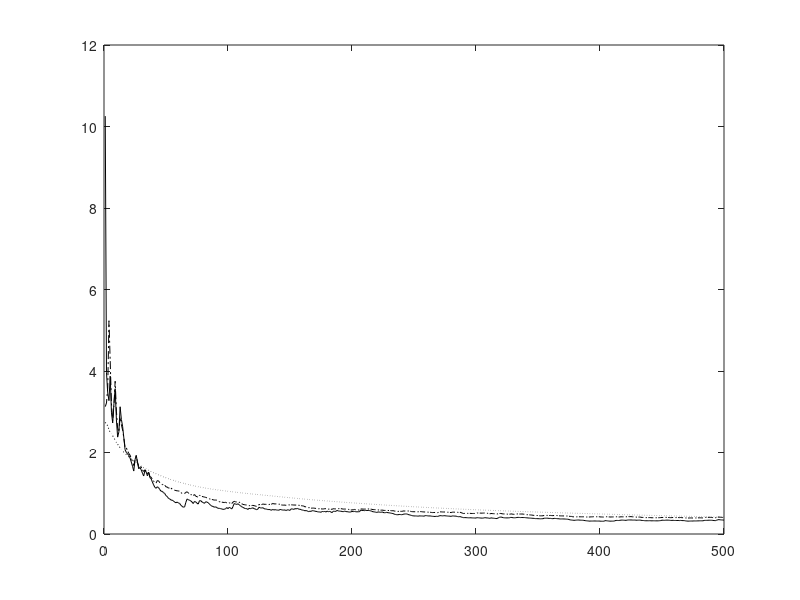

Source code (MATLAB): (Note: this script raises an error after producing the figure.)
% This code is written to support the experiments in the book titled:
% Adaptive Machine Learning Algorithms with Python
% by
% Chanchal Chatterjee
% December 2021
% A^(-1/2) - Comparison of Adaptive Square Root of A Algorithms

function A2;

clear all;
close all;

% Number of samples N and dimension D
nSamples = 500;
nDim     = 10;
nEpochs  = 1;
randn('state',0);

% Generate the covX random matrices
covX = 3*...
[ 0.0910   0.0380  -0.0530  -0.0050   0.0100  -0.1360   0.1550   0.0300   0.0020   0.0320 ; ...
  0.0380   0.3730   0.0180  -0.0280  -0.0110  -0.3670   0.1540  -0.0570  -0.0310  -0.0650 ; ...
 -0.0530   0.0180   1.4300   0.0170   0.0550  -0.4500  -0.0380  -0.2980  -0.0410  -0.0300 ; ...
 -0.0050  -0.0280   0.0170   0.0840  -0.0050   0.0160   0.0420  -0.0220   0.0010   0.0050 ; ...
  0.0100  -0.0110   0.0550  -0.0050   0.0710   0.0880   0.0580  -0.0690  -0.0080   0.0030 ; ...
 -0.1360  -0.3670  -0.4500   0.0160   0.0880   5.7200  -0.5440  -0.2480   0.0050   0.0950 ; ...
  0.1550   0.1540  -0.0380   0.0420   0.0580  -0.5440   2.7500  -0.3430  -0.0110  -0.1200 ; ...
  0.0300  -0.0570  -0.2980  -0.0220  -0.0690  -0.2480  -0.3430   1.4500   0.0780   0.0280 ; ...
  0.0020  -0.0310  -0.0410   0.0010  -0.0080   0.0050  -0.0110   0.0780   0.0670   0.0150 ; ...
  0.0320  -0.0650  -0.0300   0.0050   0.0030   0.0950  -0.1200   0.0280   0.0150   0.3410 ];

% Compute data
[V1,D1] = eig(covX);
[d,in] = sort(diag(D1));
V = zeros(nDim,nDim);
D = zeros(nDim,nDim);
for i = 1 : nDim
    V(:,i) = V1(:,in(nDim+1-i));
    D(i,i) = D1(in(nDim+1-i),in(nDim+1-i));
end
x(1:nDim, 1:nSamples) = V * sqrt(D) * randn(nDim,nSamples);

% Compute Corrl matrix and eigen vectors
corX = zeros(nDim,nDim);
for i = 1 : nSamples
    corX = corX + x(:,i)*x(:,i)' / nSamples;
end
[V1,D1] = eig(corX);
[d,in] = sort(diag(D1));
V = zeros(nDim,nDim);
D = zeros(nDim,nDim);
for i = 1 : nDim
    V(:,i) = V1(:,in(nDim+1-i));
    D(i,i) = D1(in(nDim+1-i),in(nDim+1-i));
end
corX
diag(D)'
Ah = V * sqrt(inv(D)) * V';

% Adaptive algorithm
A  = zeros(nDim,nDim);
W1 = eye(nDim,nDim);
W2 = W1;
W3 = W1;
I  = eye(nDim,nDim);

for epoch = 1 : nEpochs
    for iter = 1 : nSamples
        cnt = nSamples*(epoch-1) + iter;
      
        A = A + (1.0/cnt)*((x(:,iter) * x(:,iter)') - A);
        etat1 = 1.0/(20 + cnt);
        etat2 = 1.0/(30 + cnt);
      
        % Algorithm 1
        W1 = W1 + etat1 * (W1 - W1*W1'*A*W1);
      
        % Algorithm 2
        W2 = W2 + etat1 * (W2 - W2*A*W2'*W2);
      
        % Algorithm 3
        W3 = W3 + etat2 * (I - W3*A*W3);
      
        err1(cnt) = norm(I - W1'*A*W1, 'fro');
        err2(cnt) = norm(I - W2*A*W2', 'fro');
        err3(cnt) = norm(I - W3*A*W3, 'fro');
        err4(cnt) = norm(Ah - W3, 'fro');
        ind(cnt)  = cnt;
    end
end

% Plot the convergence results
% Plot the convergence results
figure(1);
%plot(ind, err1, 'k-'); hold on;
plot(ind, err2, 'k-'); hold on;
plot(ind, err3, 'k-.'); hold on;
plot(ind, err4, 'k:'); hold on;
legend('Meth.1 (Eq.(12)) / Meth.2 (Eq.(15))','Meth.3-1 (Eq.(16))','Meth.3-2 (Eq.(16))',0);
xlabel('Number of Samples');
ylabel('Error');
hold off;

norm(I - W1'*A*W1, 'fro')
norm(I - W2*A*W2', 'fro')
norm(I - W3*A*W3, 'fro')
norm(Ah - W3, 'fro')

  
